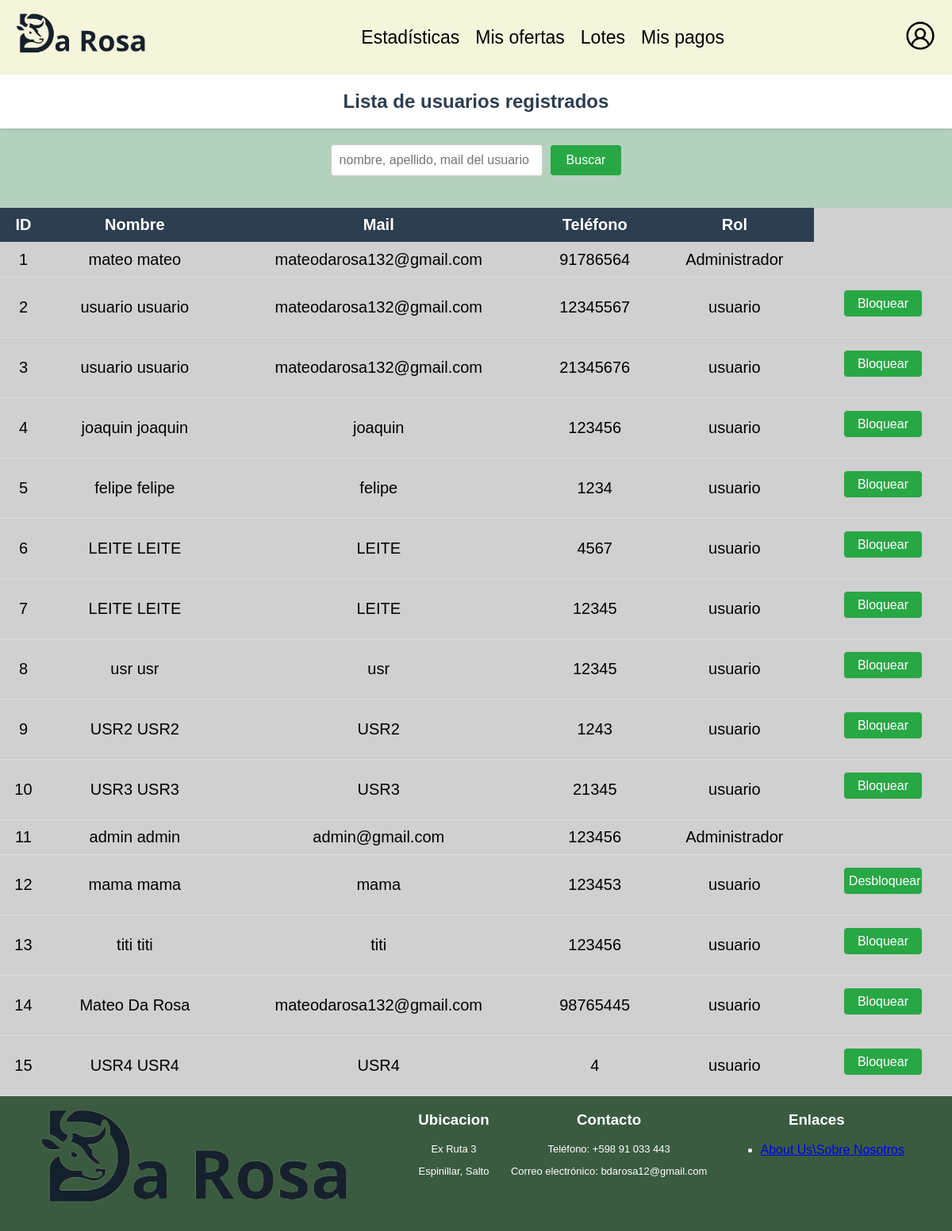
The app's page /paginas/administrar_usuarios.php, older data.
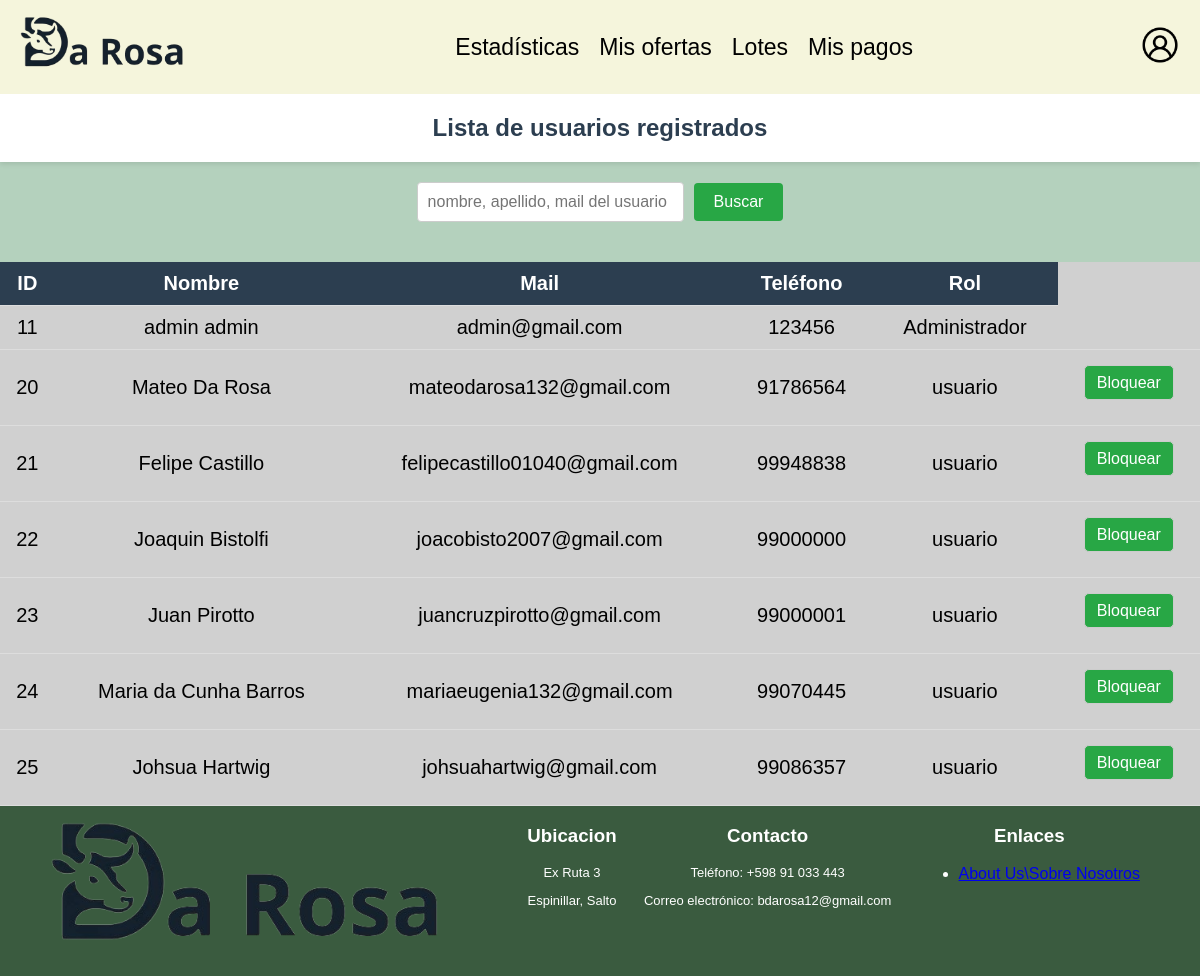
The same page, newer data.
### tables this page shows
CREATE TABLE `usuarios` (
  `id_usuario` int(11) NOT NULL,
  `rol` varchar(20) NOT NULL DEFAULT 'usuario',
  `usuario` varchar(30) DEFAULT NULL,
  `nombre` varchar(30) DEFAULT NULL,
  `apellido` varchar(30) DEFAULT NULL,
  `mail` varchar(50) DEFAULT NULL,
  `telefono` int(11) DEFAULT NULL,
  `contrasena` varchar(100) DEFAULT NULL,
  `bloqueado` tinyint(4) NOT NULL DEFAULT 0
);

### paginas/administrar_usuarios.php (the view, shortened to what this page needs)
<?php
include "../includes/conexion.php";
@$rol_usuario = $_SESSION['rol'];
if ($_SERVER['REQUEST_METHOD'] == 'POST' && !empty($_POST["buscar"])) {
    $busqueda = $_POST['buscar'];
    $buscar = "SELECT * FROM usuarios WHERE nombre LIKE '%$busqueda%' OR apellido LIKE '%$busqueda%' OR mail LIKE '%$busqueda%'";
    $resultado = mysqli_query($conexion, $buscar);
} else {
    $consulta = "SELECT * FROM usuarios";
    $resultado = mysqli_query($conexion, $consulta);
}
?>
<!DOCTYPE html>
<html lang="en">
<head>
    <link rel="stylesheet" href="../css/lotesusr.css">
</head>
<body>
<?php
    if ($rol_usuario == 'Administrador') {
        include '../includes/headeradmin.php';
    } else {
        include '../includes/header.php';
    }
?>
<body>
    <div class="content">
        <h2>Lista de usuarios registrados</h2>
        <form class="input-group" action="" method="post">
        <input type="text" class="input" name="buscar" placeholder="nombre, apellido, mail del usuario" autocomplete="off">
        <input class="button--submit" value="Buscar" type="submit">
        </form>
        <?php
        if (mysqli_num_rows($resultado) > 0) {
            echo "<table class='listas'>
                    <thead>
                        <tr>
                            <th class='esconder'>ID</th>
                            <th>Nombre</th>
                            <th class='esconder'>Mail</th>
                            <th class='esconder'>Teléfono</th>
                            <th class='esconder'>Rol</th>
                        </tr>
                    </thead>
                    <tbody>";
                    while ($usuario = mysqli_fetch_assoc($resultado)) {
                        echo "<tr>";
                        echo "<td class='esconder'>" . $usuario['id_usuario'] . "</td>";
                        echo "<td>" . $usuario['nombre'] . " " . $usuario['apellido'] . "</td>";
                        echo "<td class='esconder'>" . $usuario['mail'] . "</td>";
                        echo "<td class='esconder'>" . $usuario['telefono'] . "</td>";
                        echo "<td class='esconder'>" . $usuario['rol'] . "</td>";
                        echo "<td>";
                        if ($usuario['rol'] == 'Administrador') {
                            echo '';
                        } else {
                            echo "<button class='toggle-status' data-id='" . $usuario['id_usuario'] . "'>";
                            echo $usuario['bloqueado'] ? 'Desbloquear' : 'Bloquear';
                            echo "</button>";
                        }
                        echo "</td>";
                        echo "</tr>";
                    }
            echo '</tbody></table>';
        } else {
            echo "<div class='no-lotes'>No se encontraron usuarios.</div>";
        }
        ?>
    </div>
    <?php include '../includes/footer.php'; ?>
</body>
</html>

Row changes from the older to the newer data that the page shows:
removed usuarios: id_usuario "1", nombre "mateo", apellido "mateo", mail "mateodarosa132@gmail.com", telefono "91786564", rol "Administrador"
removed usuarios: id_usuario "2", nombre "usuario", apellido "usuario", mail "mateodarosa132@gmail.com", telefono "12345567", rol "usuario", bloqueado "Bloquear"
removed usuarios: id_usuario "3", nombre "usuario", apellido "usuario", mail "mateodarosa132@gmail.com", telefono "21345676", rol "usuario", bloqueado "Bloquear"
removed usuarios: id_usuario "4", nombre "joaquin", apellido "joaquin", mail "joaquin", telefono "123456", rol "usuario", bloqueado "Bloquear"
removed usuarios: id_usuario "5", nombre "felipe", apellido "felipe", mail "felipe", telefono "1234", rol "usuario", bloqueado "Bloquear"
removed usuarios: id_usuario "6", nombre "LEITE", apellido "LEITE", mail "LEITE", telefono "4567", rol "usuario", bloqueado "Bloquear"
removed usuarios: id_usuario "7", nombre "LEITE", apellido "LEITE", mail "LEITE", telefono "12345", rol "usuario", bloqueado "Bloquear"
removed usuarios: id_usuario "8", nombre "usr", apellido "usr", mail "usr", telefono "12345", rol "usuario", bloqueado "Bloquear"
removed usuarios: id_usuario "9", nombre "USR2", apellido "USR2", mail "USR2", telefono "1243", rol "usuario", bloqueado "Bloquear"
removed usuarios: id_usuario "10", nombre "USR3", apellido "USR3", mail "USR3", telefono "21345", rol "usuario", bloqueado "Bloquear"
removed usuarios: id_usuario "12", nombre "mama", apellido "mama", mail "mama", telefono "123453", rol "usuario", bloqueado "Desbloquear"
removed usuarios: id_usuario "13", nombre "titi", apellido "titi", mail "titi", telefono "123456", rol "usuario", bloqueado "Bloquear"
removed usuarios: id_usuario "14", nombre "Mateo", apellido "Da Rosa", mail "mateodarosa132@gmail.com", telefono "98765445", rol "usuario", bloqueado "Bloquear"
removed usuarios: id_usuario "15", nombre "USR4", apellido "USR4", mail "USR4", telefono "4", rol "usuario", bloqueado "Bloquear"
added usuarios: id_usuario "20", nombre "Mateo", apellido "Da Rosa", mail "mateodarosa132@gmail.com", telefono "91786564", rol "usuario", bloqueado "Bloquear"
added usuarios: id_usuario "21", nombre "Felipe", apellido "Castillo", mail "felipecastillo01040@gmail.com", telefono "99948838", rol "usuario", bloqueado "Bloquear"
added usuarios: id_usuario "22", nombre "Joaquin", apellido "Bistolfi", mail "joacobisto2007@gmail.com", telefono "99000000", rol "usuario", bloqueado "Bloquear"
added usuarios: id_usuario "23", nombre "Juan", apellido "Pirotto", mail "juancruzpirotto@gmail.com", telefono "99000001", rol "usuario", bloqueado "Bloquear"
added usuarios: id_usuario "24", nombre "Maria", apellido "da Cunha Barros", mail "mariaeugenia132@gmail.com", telefono "99070445", rol "usuario", bloqueado "Bloquear"
added usuarios: id_usuario "25", nombre "Johsua", apellido "Hartwig", mail "johsuahartwig@gmail.com", telefono "99086357", rol "usuario", bloqueado "Bloquear"
